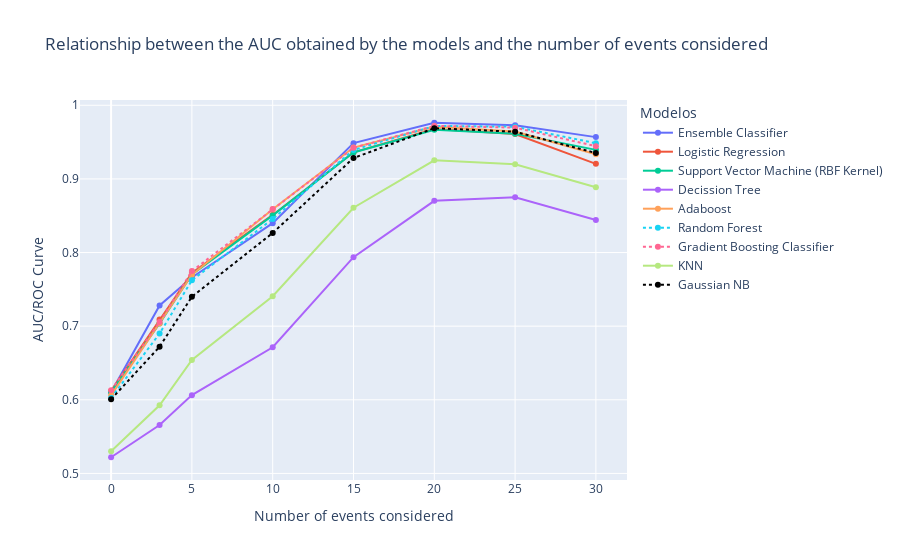

Notebook source saved alongside this figure:
### Code cell
fig = px.line(df, color='model', markers=True, x='amount_events', y='auc',labels={"amount_events": "Number of events considered","auc": "AUC/ROC Curve","model": "Modelos"},title="Relationship between the AUC obtained by the models and the number of events considered")
fig.update_traces(patch={"line": {"dash": 'dot'}}, selector={"legendgroup": "Gradient Boosting Classifier"})
fig.update_traces(patch={"line": {"dash": 'dot'}}, selector={"legendgroup": "Random Forest"})
fig.update_traces(patch={"line": {'color': 'black',"dash": 'dot'}}, selector={"legendgroup": "Gaussian NB"})
fig.show()

### Figure 1 — Plotly figure (JSON) as saved in the notebook; plotly's stock layout.template omitted (floating-point values rounded to 4 significant figures)
{"data": [{"hovertemplate": "Modelos=Ensemble Classifier<br>Number of events considered=%{x}<br>AUC/ROC Curve=%{y}<extra></extra>", "legendgroup": "Ensemble Classifier", "line": {"color": "#636efa", "dash": "solid"}, "marker": {"symbol": "circle"}, "mode": "lines+markers", "name": "Ensemble Classifier", "orientation": "v", "showlegend": true, "type": "scatter", "x": [0, 3, 5, 10, 15, 20, 25, 30], "xaxis": "x", "y": [0.6103, 0.7282, 0.7662, 0.8399, 0.9486, 0.9763, 0.9728, 0.9568], "yaxis": "y"}, {"hovertemplate": "Modelos=Logistic Regression<br>Number of events considered=%{x}<br>AUC/ROC Curve=%{y}<extra></extra>", "legendgroup": "Logistic Regression", "line": {"color": "#EF553B", "dash": "solid"}, "marker": {"symbol": "circle"}, "mode": "lines+markers", "name": "Logistic Regression", "orientation": "v", "showlegend": true, "type": "scatter", "x": [0, 3, 5, 10, 15, 20, 25, 30], "xaxis": "x", "y": [0.6121, 0.709, 0.7721, 0.8511, 0.9361, 0.9678, 0.9611, 0.9205], "yaxis": "y"}, {"hovertemplate": "Modelos=Support Vector Machine (RBF Kernel)<br>Number of events considered=%{x}<br>AUC/ROC Curve=%{y}<extra></extra>", "legendgroup": "Support Vector Machine (RBF Kernel)", "line": {"color": "#00cc96", "dash": "solid"}, "marker": {"symbol": "circle"}, "mode": "lines+markers", "name": "Support Vector Machine (RBF Kernel)", "orientation": "v", "showlegend": true, "type": "scatter", "x": [0, 3, 5, 10, 15, 20, 25, 30], "xaxis": "x", "y": [0.6104, 0.7037, 0.7703, 0.8504, 0.9359, 0.9667, 0.9613, 0.9394], "yaxis": "y"}, {"hovertemplate": "Modelos=Decission Tree<br>Number of events considered=%{x}<br>AUC/ROC Curve=%{y}<extra></extra>", "legendgroup": "Decission Tree", "line": {"color": "#ab63fa", "dash": "solid"}, "marker": {"symbol": "circle"}, "mode": "lines+markers", "name": "Decission Tree", "orientation": "v", "showlegend": true, "type": "scatter", "x": [0, 3, 5, 10, 15, 20, 25, 30], "xaxis": "x", "y": [0.522, 0.5658, 0.6063, 0.6713, 0.7937, 0.8702, 0.875, 0.8441], "yaxis": "y"}, {"hovertemplate": "Modelos=Adaboost<br>Number of events considered=%{x}<br>AUC/ROC Curve=%{y}<extra></extra>", "legendgroup": "Adaboost", "line": {"color": "#FFA15A", "dash": "solid"}, "marker": {"symbol": "circle"}, "mode": "lines+markers", "name": "Adaboost", "orientation": "v", "showlegend": true, "type": "scatter", "x": [0, 3, 5, 10, 15, 20, 25, 30], "xaxis": "x", "y": [0.6059, 0.7038, 0.7698, 0.8587, 0.9426, 0.9708, 0.9643, 0.9336], "yaxis": "y"}, {"hovertemplate": "Modelos=Random Forest<br>Number of events considered=%{x}<br>AUC/ROC Curve=%{y}<extra></extra>", "legendgroup": "Random Forest", "line": {"color": "#19d3f3", "dash": "dot"}, "marker": {"symbol": "circle"}, "mode": "lines+markers", "name": "Random Forest", "orientation": "v", "showlegend": true, "type": "scatter", "x": [0, 3, 5, 10, 15, 20, 25, 30], "xaxis": "x", "y": [0.6026, 0.69, 0.7624, 0.8456, 0.9394, 0.972, 0.9709, 0.9484], "yaxis": "y"}, {"hovertemplate": "Modelos=Gradient Boosting Classifier<br>Number of events considered=%{x}<br>AUC/ROC Curve=%{y}<extra></extra>", "legendgroup": "Gradient Boosting Classifier", "line": {"color": "#FF6692", "dash": "dot"}, "marker": {"symbol": "circle"}, "mode": "lines+markers", "name": "Gradient Boosting Classifier", "orientation": "v", "showlegend": true, "type": "scatter", "x": [0, 3, 5, 10, 15, 20, 25, 30], "xaxis": "x", "y": [0.613, 0.7055, 0.7749, 0.8591, 0.9422, 0.9721, 0.9696, 0.9445], "yaxis": "y"}, {"hovertemplate": "Modelos=KNN<br>Number of events considered=%{x}<br>AUC/ROC Curve=%{y}<extra></extra>", "legendgroup": "KNN", "line": {"color": "#B6E880", "dash": "solid"}, "marker": {"symbol": "circle"}, "mode": "lines+markers", "name": "KNN", "orientation": "v", "showlegend": true, "type": "scatter", "x": [0, 3, 5, 10, 15, 20, 25, 30], "xaxis": "x", "y": [0.5302, 0.5926, 0.654, 0.7407, 0.8609, 0.9253, 0.9198, 0.8887], "yaxis": "y"}, {"hovertemplate": "Modelos=Gaussian NB<br>Number of events considered=%{x}<br>AUC/ROC Curve=%{y}<extra></extra>", "legendgroup": "Gaussian NB", "line": {"color": "black", "dash": "dot"}, "marker": {"symbol": "circle"}, "mode": "lines+markers", "name": "Gaussian NB", "orientation": "v", "showlegend": true, "type": "scatter", "x": [0, 3, 5, 10, 15, 20, 25, 30], "xaxis": "x", "y": [0.6007, 0.6721, 0.74, 0.8266, 0.9283, 0.9689, 0.9641, 0.9351], "yaxis": "y"}], "layout": {"legend": {"title": {"text": "Modelos"}, "tracegroupgap": 0}, "title": {"text": "Relationship between the AUC obtained by the models and the number of events considered"}, "xaxis": {"anchor": "y", "domain": [0, 1], "title": {"text": "Number of events considered"}}, "yaxis": {"anchor": "x", "domain": [0, 1], "title": {"text": "AUC/ROC Curve"}}}}
